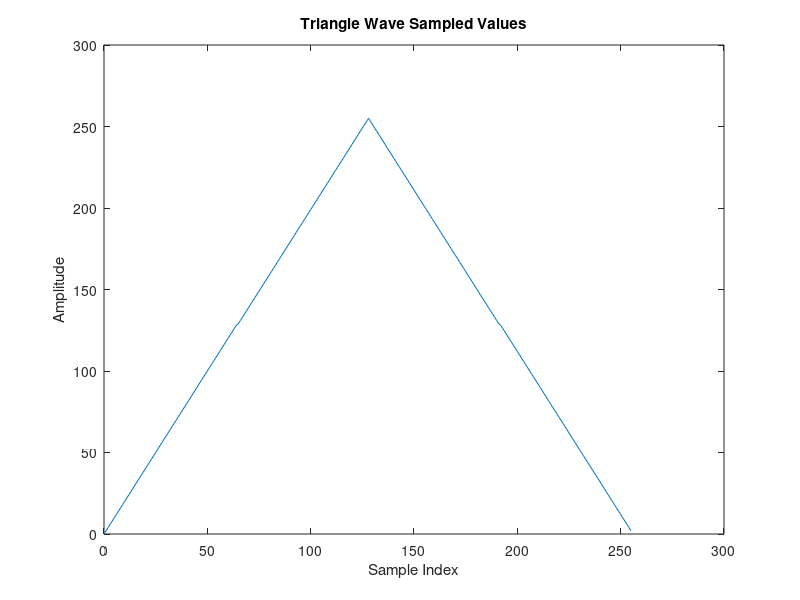
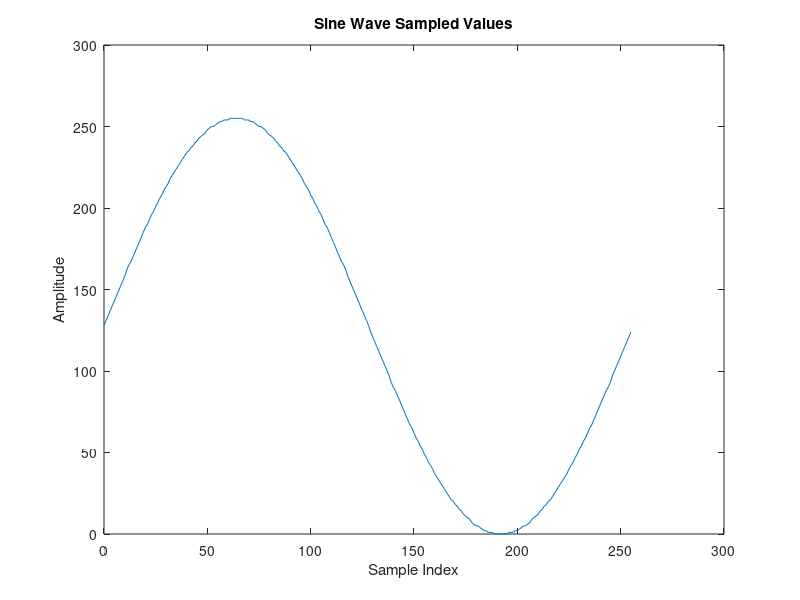
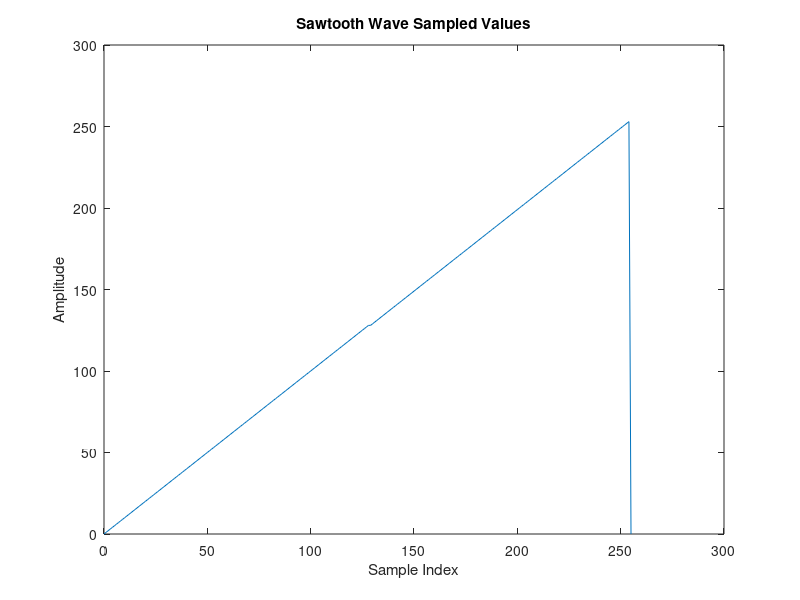

The MATLAB script that drew these images, in order:
clc; clearvars; clear

% Configuration: 8-bit resolution and sample count
bits = 8;
maxval = 2^bits - 1;    
samples = 2^bits;        

% Sample indices and normalized time over one period [0,1)
n = 0:(samples-1);
t = n / samples;

% TRIANGLE
tri_unit = zeros(size(t));
rising = t < 0.5;
tri_unit(rising) = 2 * t(rising);          % 0..1
tri_unit(~rising) = 2 * (1 - t(~rising));  % 1..0
y = round(tri_unit * maxval);
y = min(max(double(y), 0), maxval);
figure;
plot(n,y);
title('Triangle Wave Sampled Values');
xlabel('Sample Index');
ylabel('Amplitude');
fid = fopen('coefficients_trig.txt','w');
fprintf(fid,'memory_initialization_radix = 10;\nmemory_initialization_vector =\n(');
for i = 1:samples
    if i == samples
        fprintf(fid,'%d);', y(i));
    else
        fprintf(fid,'%d, ', y(i));
    end
    if mod(i,16)==0, fprintf(fid,'\n'); end
end
fclose(fid);

% SINE
sine_unit = 0.5 * (1 + sin(2*pi*n/samples));  % periodic on the sampled grid
y = round(sine_unit * maxval);
y = min(max(double(y), 0), maxval);
figure;
plot(n,y);
title('Sine Wave Sampled Values');
xlabel('Sample Index');
ylabel('Amplitude');
fid = fopen('coefficients_sin.txt','w');
fprintf(fid,'memory_initialization_radix = 10;\nmemory_initialization_vector =\n('); % I left this like this just in case
                                                                                     % you still want to use .coe, just use 
                                                                                     % commented for loop syntax. In that case 
                                                                                     % remove the final '(' here.
for i = 1:samples
    if i == samples
        fprintf(fid,'%d);', y(i));
        %fprintf(fid,'%d;', y(i));
    else
        fprintf(fid,'%d, ', y(i));
        %fprintf(fid,'%d,', y(i));
    end
    if mod(i,16)==0, fprintf(fid,'\n'); end
end
fclose(fid);

% SAWTOOTH
saw_vals = linspace(0, maxval, samples + 1); % includes both endpoints
saw_vals(end) = [];                           % drop duplicated endpoint
y = round(saw_vals);                          
y = min(max(double(y), 0), maxval);
y(end) = 0; % wrap
figure;
plot(n,y);
title('Sawtooth Wave Sampled Values');
xlabel('Sample Index');
ylabel('Amplitude');
fid = fopen('coefficients_saw.txt','w');
fprintf(fid,'memory_initialization_radix = 10;\nmemory_initialization_vector =\n(');
for i = 1:samples
    if i == samples
        fprintf(fid,'%d);', y(i));
    else
        fprintf(fid,'%d, ', y(i));
    end
    if mod(i,16)==0, fprintf(fid,'\n'); end
end
fclose(fid);

disp("DONE");
